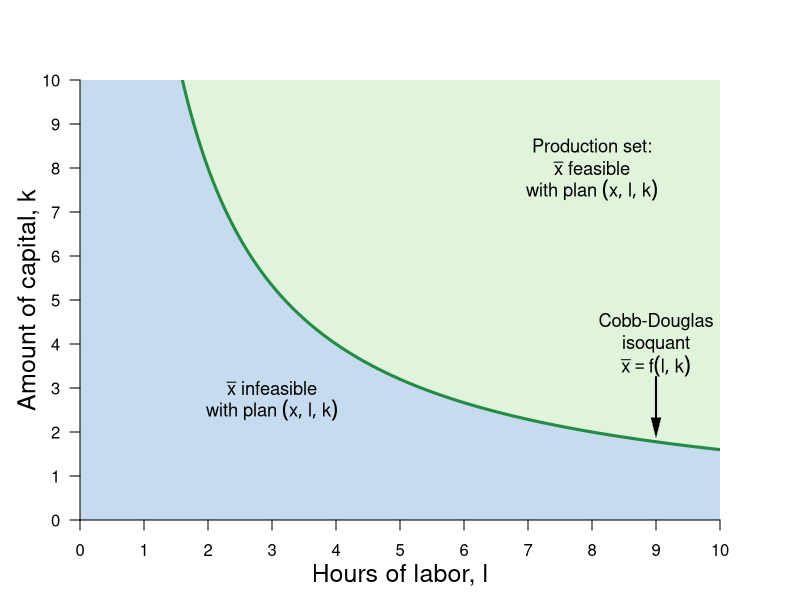

Reproduce this figure in R.
#Graph Designer: Simon Halliday
#Authors: Bowles, Foley and Halliday
#Title: Coordination, Conflict and Competition: A Text in Microeconomics

library(shape)
pdf(file = "firmmarketsupply/isoquant_shaded.pdf", width = 8, height = 6)

#Set parameters for graphics
axislabelsize <- 1.5
labelsize <- 1.1
graphlinewidth <- 3
segmentlinewidth <- 2

COL <- c("#7fc97f", "#beaed4", "#fdc086", "#ffff99", "#386cb0", "#f0027f", "#bf5b17", "#666666")
COLA <- c("#e0f3db", "#99d8c9","#66c2a4","#41ae76", "#238b45", "#005824")
COLB <- c("#c6dbef", "#4eb3d3", "#2b8cbe", "#0868ac","#084081")

#Edited the margins to cater for the larger LHS labels
par(mar =  c(4, 4, 4, 4))

uFn <- function(x, y, alpha = 0.5){
  (x^alpha)*(y^(1 - alpha))
}

indiffA <- function(x, alpha = 0.5, uA = 5) {
  (uA / x^alpha)^(1/(1 - alpha))
}

xlims <- c(0, 10)
ylims <- c(0, 10)

npts <- 501 
x <- seq(xlims[1], xlims[2], length.out = npts)
y <- seq(ylims[1], ylims[2], length.out = npts) 
a <- c(2, 4, 6)

plot(0, 0, xlim = xlims, ylim = ylims, type = "n",
     xlab = expression(paste("")),
     ylab = expression(paste("")), 
     xaxt = "n", 
     yaxt = "n", 
     cex.lab = axislabelsize, 
     bty = "n", 
     xaxs = "i", 
     yaxs = "i"
)


ticksy <- seq(from = 0, to = ylims[2], by = 1)
ylabels <- seq(from = 0, to = ylims[2], by = 1)
ticksx <- seq(from = 0, to = xlims[2], by = 1)
xlabels <- seq(from = 0, to = xlims[2], by = 1)
# ticksy <- c(ylims[1], 5.25, 8, ylims[2])
# ylabels <- c(NA, expression(paste(y,"*")), expression(paste(bar(y))), NA)
# ticksx <- c(xlims[1], 5.25, 8.944272, xlims[2])
# xlabels <- c(NA, expression(paste(x,"*")), expression(paste(bar(x))), NA)

npts <- 500 
xx1 <- seq(xlims[1], xlims[2], length.out = npts)
xx2 <- seq(0, xlims[2], length.out = npts)
xx3 <- seq(xlims[1], 0, length.out = npts)

#Draw the polygon for shading the utility areas
xpoly1 <- seq(from = xlims[1], to = xlims[2], length.out = 500)
ypoly1 <- indiffA(xpoly1, alpha = 0.5, uA = 4)
polygon(x = c(xpoly1, rev(xpoly1[1])), y = c(ypoly1, rev(ypoly1)[1]), col=COLB[1], density=NULL, border = NA)
ypoly1 <- indiffA(xpoly1, alpha = 0.5, uA = 4)
polygon(x = c(0, 0, xlims[2], xlims[2], 0), y = c(0, indiffA(xlims[2]), indiffA(xlims[2]), 0, 0), col=COLB[1], density=NULL, border = NA)


polygon(x = c(xlims[2], rev(xpoly1), xpoly1), y = c(ylims[2], rev(ypoly1), ypoly1), col=COLA[1], density=NULL, border = NA)


#Draw the graphs
lines(xx1, indiffA(xx1, alpha = 0.5, uA = 4), col = COLA[5], lwd = graphlinewidth)

#Label the feasible frontier
# text(3.2, 1, expression("Feasible Frontier"), cex = labelsize)
# text(3.2, 0.5, expression("(production possibilities frontier)"), cex = labelsize)
# Arrows(4.35, 0.95, 8.1, 0.95, col = "black", lty = 1, lwd = 2, arr.type = "triangle", arr.lwd = 0.5)

#Axis labels
mtext(expression(paste("Hours of labor, ", l)), side = 1, line = 2.5, cex = axislabelsize)
text(-0.8, 5, expression(paste("Amount of capital, ", k)), xpd = TRUE, cex = axislabelsize, srt = 90) 


#Label the indifference curves
text(9, 4.5, expression("Cobb-Douglas"), cex = labelsize)
text(9, 4, expression("isoquant"), cex = labelsize)
text(9, 3.5, expression(bar(x) ==f(l,k)), cex = labelsize)
Arrows(9, 3.25, 9, 2.1, col = "black", lty = 1, lwd = 2, arr.type = "triangle", arr.lwd = 0.5)

#Label feasible and infeasible
text(3, 3, expression(paste(x = bar(x), " infeasible")), cex = labelsize)
text(3, 2.5, expression(paste("with plan ", (list(x, l, k)) )), cex = labelsize)

text(8, 8.5, expression(paste("Production set:")), cex = labelsize)
text(8, 8, expression(paste(x = bar(x), " feasible")), cex = labelsize)
text(8, 7.5, expression(paste("with plan ", (list(x, l, k)) )), cex = labelsize)

axis(1, at = ticksx, pos = 0, labels = xlabels)
axis(2, at = ticksy, pos = 0, labels = ylabels, las = 1)

dev.off()
